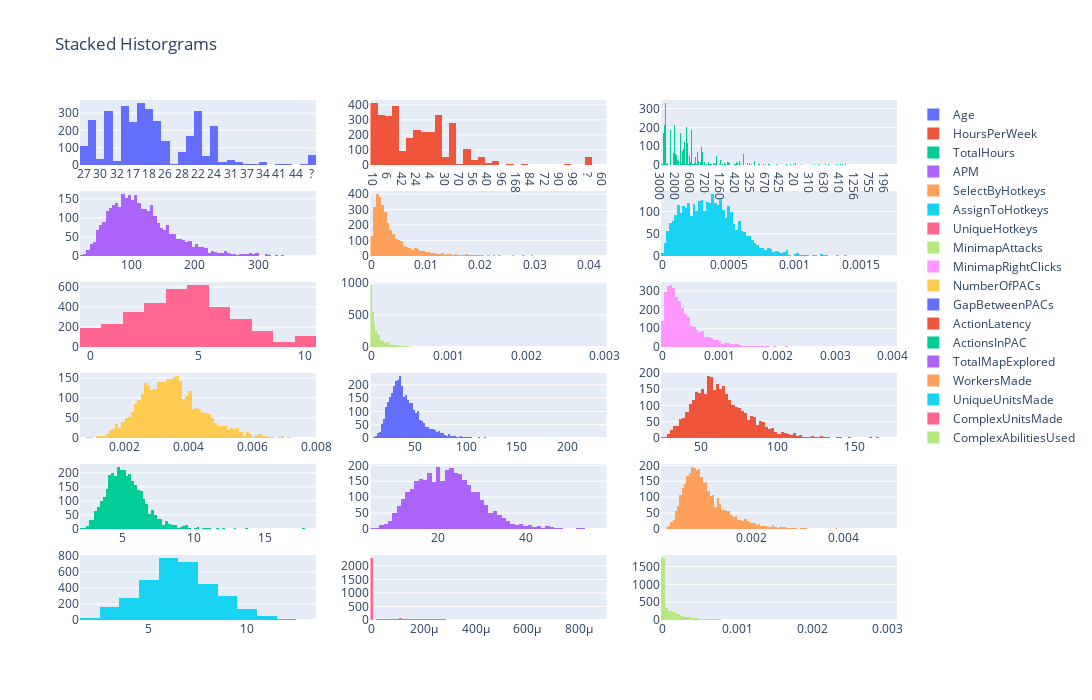

Notebook cell for this chart:
### Markdown cell above
## EDA

1. Let's visualize the distribution of the features in the data

### Code cell
fig = make_subplots(rows = 6, cols = 3)
for idx, feature in enumerate(visualize_features):
    row = idx // 3 + 1
    col = idx % 3 + 1
    fig.append_trace(go.Histogram(x=df[feature], name=feature), row=row, col=col)

fig.update_layout({'height': 700, 'width': 1100, 'title': 'Stacked Historgrams'})
fig.show()

### Figure 1 — Plotly figure (JSON) as saved in the notebook; plotly's stock layout.template omitted (floating-point values rounded to 4 significant figures; data arrays with more than 128 entries replaced by an {"elided": "..."} marker saying what was removed)
{"data": [{"name": "Age", "type": "histogram", "x": {"elided": "3395 str values"}, "xaxis": "x", "yaxis": "y"}, {"name": "HoursPerWeek", "type": "histogram", "x": {"elided": "3395 str values"}, "xaxis": "x2", "yaxis": "y2"}, {"name": "TotalHours", "type": "histogram", "x": {"elided": "3395 str values"}, "xaxis": "x3", "yaxis": "y3"}, {"name": "APM", "type": "histogram", "x": {"elided": "3395 float values"}, "xaxis": "x4", "yaxis": "y4"}, {"name": "SelectByHotkeys", "type": "histogram", "x": {"elided": "3395 float values"}, "xaxis": "x5", "yaxis": "y5"}, {"name": "AssignToHotkeys", "type": "histogram", "x": {"elided": "3395 float values"}, "xaxis": "x6", "yaxis": "y6"}, {"name": "UniqueHotkeys", "type": "histogram", "x": {"elided": "3395 int values"}, "xaxis": "x7", "yaxis": "y7"}, {"name": "MinimapAttacks", "type": "histogram", "x": {"elided": "3395 float values"}, "xaxis": "x8", "yaxis": "y8"}, {"name": "MinimapRightClicks", "type": "histogram", "x": {"elided": "3395 float values"}, "xaxis": "x9", "yaxis": "y9"}, {"name": "NumberOfPACs", "type": "histogram", "x": {"elided": "3395 float values"}, "xaxis": "x10", "yaxis": "y10"}, {"name": "GapBetweenPACs", "type": "histogram", "x": {"elided": "3395 float values"}, "xaxis": "x11", "yaxis": "y11"}, {"name": "ActionLatency", "type": "histogram", "x": {"elided": "3395 float values"}, "xaxis": "x12", "yaxis": "y12"}, {"name": "ActionsInPAC", "type": "histogram", "x": {"elided": "3395 float values"}, "xaxis": "x13", "yaxis": "y13"}, {"name": "TotalMapExplored", "type": "histogram", "x": {"elided": "3395 int values"}, "xaxis": "x14", "yaxis": "y14"}, {"name": "WorkersMade", "type": "histogram", "x": {"elided": "3395 float values"}, "xaxis": "x15", "yaxis": "y15"}, {"name": "UniqueUnitsMade", "type": "histogram", "x": {"elided": "3395 int values"}, "xaxis": "x16", "yaxis": "y16"}, {"name": "ComplexUnitsMade", "type": "histogram", "x": {"elided": "3395 float values"}, "xaxis": "x17", "yaxis": "y17"}, {"name": "ComplexAbilitiesUsed", "type": "histogram", "x": {"elided": "3395 float values"}, "xaxis": "x18", "yaxis": "y18"}], "layout": {"height": 700, "title": {"text": "Stacked Historgrams"}, "width": 1100, "xaxis": {"anchor": "y", "domain": [0, 0.2889]}, "xaxis10": {"anchor": "y10", "domain": [0, 0.2889]}, "xaxis11": {"anchor": "y11", "domain": [0.3556, 0.6444]}, "xaxis12": {"anchor": "y12", "domain": [0.7111, 1]}, "xaxis13": {"anchor": "y13", "domain": [0, 0.2889]}, "xaxis14": {"anchor": "y14", "domain": [0.3556, 0.6444]}, "xaxis15": {"anchor": "y15", "domain": [0.7111, 1]}, "xaxis16": {"anchor": "y16", "domain": [0, 0.2889]}, "xaxis17": {"anchor": "y17", "domain": [0.3556, 0.6444]}, "xaxis18": {"anchor": "y18", "domain": [0.7111, 1]}, "xaxis2": {"anchor": "y2", "domain": [0.3556, 0.6444]}, "xaxis3": {"anchor": "y3", "domain": [0.7111, 1]}, "xaxis4": {"anchor": "y4", "domain": [0, 0.2889]}, "xaxis5": {"anchor": "y5", "domain": [0.3556, 0.6444]}, "xaxis6": {"anchor": "y6", "domain": [0.7111, 1]}, "xaxis7": {"anchor": "y7", "domain": [0, 0.2889]}, "xaxis8": {"anchor": "y8", "domain": [0.3556, 0.6444]}, "xaxis9": {"anchor": "y9", "domain": [0.7111, 1]}, "yaxis": {"anchor": "x", "domain": [0.875, 1]}, "yaxis10": {"anchor": "x10", "domain": [0.35, 0.475]}, "yaxis11": {"anchor": "x11", "domain": [0.35, 0.475]}, "yaxis12": {"anchor": "x12", "domain": [0.35, 0.475]}, "yaxis13": {"anchor": "x13", "domain": [0.175, 0.3]}, "yaxis14": {"anchor": "x14", "domain": [0.175, 0.3]}, "yaxis15": {"anchor": "x15", "domain": [0.175, 0.3]}, "yaxis16": {"anchor": "x16", "domain": [0, 0.125]}, "yaxis17": {"anchor": "x17", "domain": [0, 0.125]}, "yaxis18": {"anchor": "x18", "domain": [0, 0.125]}, "yaxis2": {"anchor": "x2", "domain": [0.875, 1]}, "yaxis3": {"anchor": "x3", "domain": [0.875, 1]}, "yaxis4": {"anchor": "x4", "domain": [0.7, 0.825]}, "yaxis5": {"anchor": "x5", "domain": [0.7, 0.825]}, "yaxis6": {"anchor": "x6", "domain": [0.7, 0.825]}, "yaxis7": {"anchor": "x7", "domain": [0.525, 0.65]}, "yaxis8": {"anchor": "x8", "domain": [0.525, 0.65]}, "yaxis9": {"anchor": "x9", "domain": [0.525, 0.65]}}}
